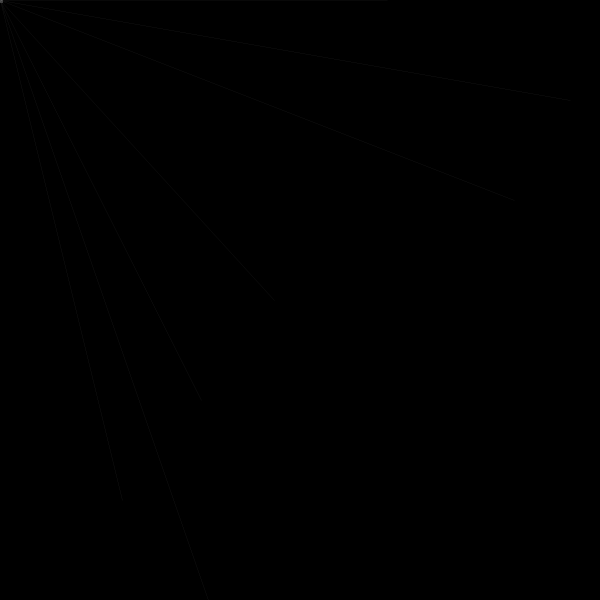
Frame 1 (no input)
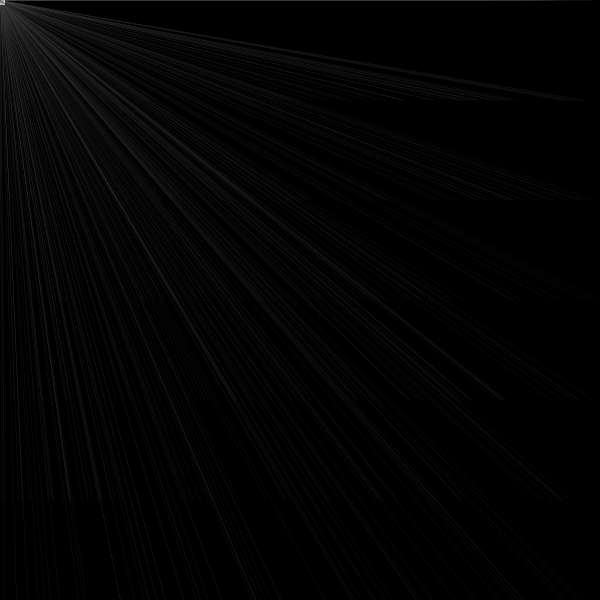
Frame 60 (the mouse pressed at the canvas centre just before this capture)
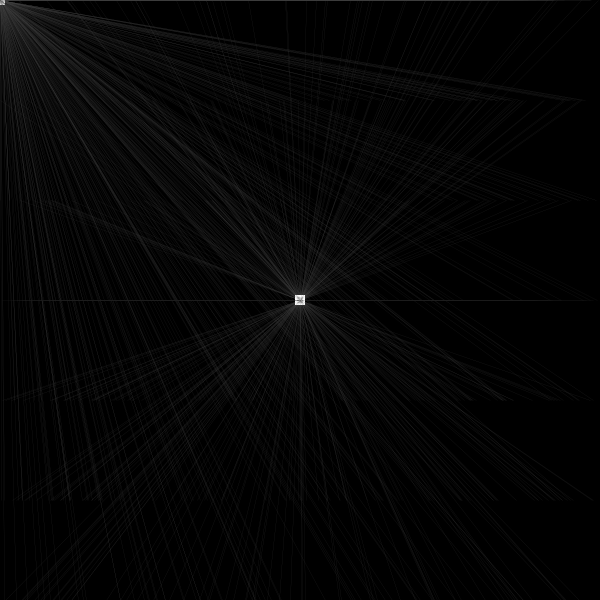
Frame 120 (the mouse held since frame 60 and released just before this capture)

The Processing sketch that drew these frames (run headless with seeded random() and noise(); from frame 60 on, the mouse is pressed at the canvas centre):

// Processing sketch: processing_58165
// ── processing_58165.pde

// Created by Jasmine Li
// Arch 6509 Beyond Measurement: Generative Modeling in Architecture and Urbanism
// Department of Architecture, AAP, Cornell

void setup() { 
  // Defines document.
  size(600, 600);
  background(0);

  // Defines animation speed.
  frameRate(4); 

  // Defines stroke.
  smooth();
} 

void draw() { 

  for (
  int n = 0;
  n <= width;
  n += 100) {

    // Randomizes variables.

    float var = random(0, width);
    float varx = random(0, 10);

    if (n > 0 || n < width) {

      // Draws threads.

      stroke(60);
      strokeWeight(0);
      line (var, n, mouseX, mouseY);

      // Draws rectangles.

      stroke(255);
      strokeWeight(0);
      noFill();
      rectMode(CENTER);
      rect(mouseX, mouseY, varx, varx);
    }

    if (n == 300) {

      // Erases threads.

      stroke(0);
      strokeWeight(0);
      line (var, n, mouseX, mouseY);
    }
  }
}

void mousePressed ( ) {
  background(0);
  redraw();
}
